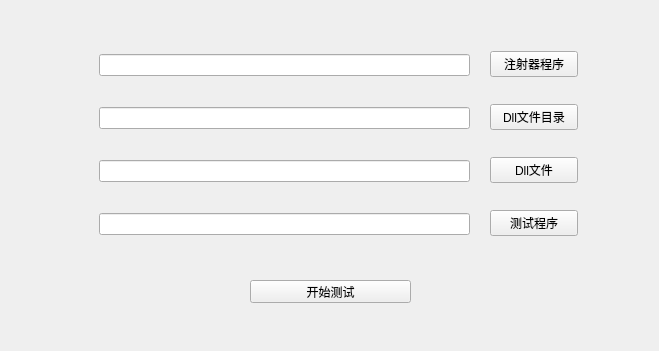
<?xml version="1.0" encoding="UTF-8"?>
<ui version="4.0">
 <class>MainWidget</class>
 <widget class="QWidget" name="MainWidget">
  <property name="geometry">
   <rect>
    <x>0</x>
    <y>0</y>
    <width>659</width>
    <height>351</height>
   </rect>
  </property>
  <property name="windowTitle">
   <string>MainWidget</string>
  </property>
  <widget class="QPushButton" name="pushButton">
   <property name="geometry">
    <rect>
     <x>250</x>
     <y>280</y>
     <width>161</width>
     <height>23</height>
    </rect>
   </property>
   <property name="text">
    <string>开始测试</string>
   </property>
  </widget>
  <widget class="QWidget" name="verticalLayoutWidget">
   <property name="geometry">
    <rect>
     <x>99</x>
     <y>29</y>
     <width>371</width>
     <height>231</height>
    </rect>
   </property>
   <layout class="QVBoxLayout" name="verticalLayout_3">
    <item>
     <widget class="QLineEdit" name="Inject">
      <property name="text">
       <string/>
      </property>
     </widget>
    </item>
    <item>
     <widget class="QLineEdit" name="DLL">
      <property name="text">
       <string/>
      </property>
     </widget>
    </item>
    <item>
     <widget class="QLineEdit" name="Ldll">
      <property name="text">
       <string/>
      </property>
     </widget>
    </item>
    <item>
     <widget class="QLineEdit" name="TestAPP">
      <property name="text">
       <string/>
      </property>
     </widget>
    </item>
   </layout>
  </widget>
  <widget class="QWidget" name="verticalLayoutWidget_2">
   <property name="geometry">
    <rect>
     <x>490</x>
     <y>30</y>
     <width>88</width>
     <height>231</height>
    </rect>
   </property>
   <layout class="QVBoxLayout" name="verticalLayout_4">
    <item>
     <widget class="QPushButton" name="ReadInject">
      <property name="text">
       <string>注射器程序</string>
      </property>
     </widget>
    </item>
    <item>
     <widget class="QPushButton" name="ReadDLL">
      <property name="text">
       <string>Dll文件目录</string>
      </property>
     </widget>
    </item>
    <item>
     <widget class="QPushButton" name="ReadDLL2">
      <property name="text">
       <string>Dll文件</string>
      </property>
     </widget>
    </item>
    <item>
     <widget class="QPushButton" name="ReadTestAPP">
      <property name="text">
       <string>测试程序</string>
      </property>
     </widget>
    </item>
   </layout>
  </widget>
 </widget>
 <resources/>
 <connections/>
</ui>
